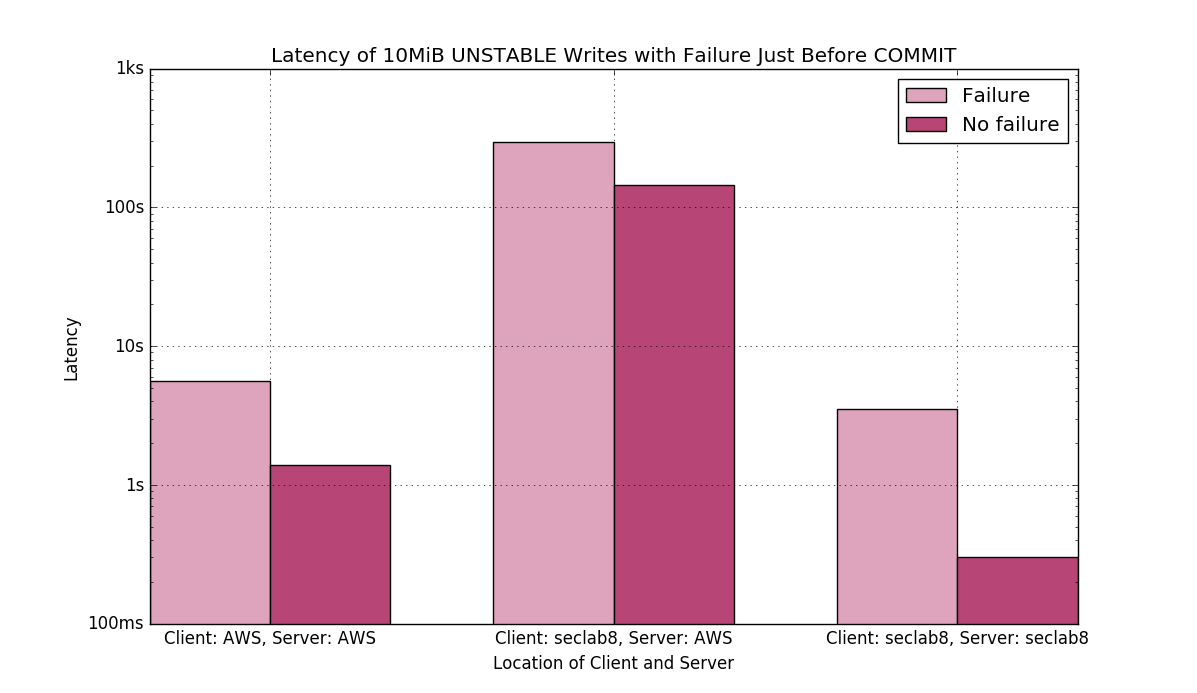

Python code for this plot:

import numpy as np
import matplotlib.pyplot as plt

#[aws_aws, aws_lh, lh_lh]
no_fail = [1.4, 145.9, 0.3]
fail = [5.6, 294.7, 3.5]

ind = np.arange(3)  # the x locations for the groups
width = 0.35       # the width of the bars

colors=['#DEA4BD', '#B74576','#A6CEE3', '#1F78B4', '#969696', '#252525']

rects1 = plt.bar(ind, fail, width, color=colors[0])
rects2 = plt.bar(ind + width, no_fail, width, color=colors[1])

plt.yscale('log')

plt.yticks([0.1, 1.0, 10, 100, 1000], ['100ms', '1s', '10s', '100s', '1ks'])

plt.ylabel('Latency')

plt.xticks([i + width  for i in [0,1,2]], ('Client: AWS, Server: AWS', 'Client: seclab8, Server: AWS', 'Client: seclab8, Server: seclab8'))
plt.xlabel('Location of Client and Server')

plt.xlim(0, 2+2*width)

plt.title('Latency of 10MiB UNSTABLE Writes with Failure Just Before COMMIT')

plt.legend((rects1[0], rects2[0]), ['Failure', 'No failure'])

plt.grid(True)

plt.show()
